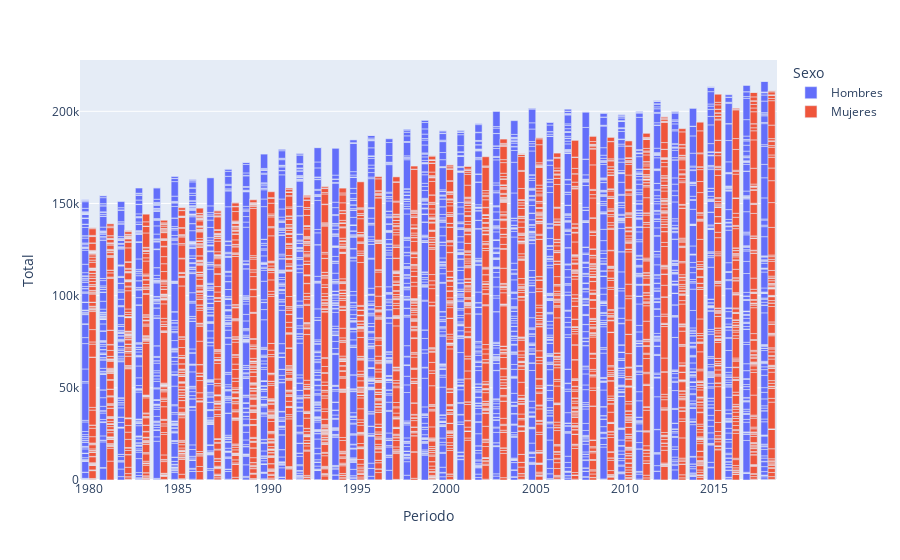

Notebook source saved alongside this figure:
### Code cell
fig_enf = px.bar(deaths_all_ages, x="Periodo", y="Total", 
                 color="Sexo", barmode="group")#, width=2500, height=1000)
    
fig_enf.show()

### Figure 1 — Plotly figure (JSON) as saved in the notebook; plotly's stock layout.template omitted (floating-point values rounded to 4 significant figures; data arrays with more than 128 entries replaced by an {"elided": "..."} marker saying what was removed)
{"data": [{"alignmentgroup": "True", "hovertemplate": "Sexo=Hombres<br>Periodo=%{x}<br>Total=%{y}<extra></extra>", "legendgroup": "Hombres", "marker": {"color": "#636efa", "pattern": {"shape": ""}}, "name": "Hombres", "offsetgroup": "Hombres", "orientation": "v", "showlegend": true, "textposition": "auto", "type": "bar", "x": {"elided": "3978 int values"}, "xaxis": "x", "y": {"elided": "3978 int values"}, "yaxis": "y"}, {"alignmentgroup": "True", "hovertemplate": "Sexo=Mujeres<br>Periodo=%{x}<br>Total=%{y}<extra></extra>", "legendgroup": "Mujeres", "marker": {"color": "#EF553B", "pattern": {"shape": ""}}, "name": "Mujeres", "offsetgroup": "Mujeres", "orientation": "v", "showlegend": true, "textposition": "auto", "type": "bar", "x": {"elided": "3978 int values"}, "xaxis": "x", "y": {"elided": "3978 int values"}, "yaxis": "y"}], "layout": {"barmode": "group", "legend": {"title": {"text": "Sexo"}, "tracegroupgap": 0}, "margin": {"t": 60}, "xaxis": {"anchor": "y", "domain": [0, 1], "title": {"text": "Periodo"}}, "yaxis": {"anchor": "x", "domain": [0, 1], "title": {"text": "Total"}}}}
